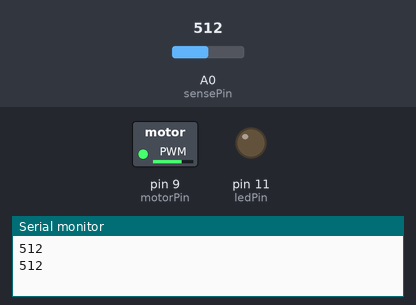
Bench run of a sketch on a simulated Arduino Uno, built with avr-gcc and run on an emulated ATmega328P. On the bench: switched loads named in the sketch (green lamp = pin HIGH), output pins drawn as LEDs (lit = HIGH), the last lines printed to the serial monitor. The inputs (shaded band) are chosen by the test bench; at power-on: A0 (sensePin) = 512.

Above: at 3.3 s.
3.4 s: A0 (sensePin) set to 0
At 4.05 s:
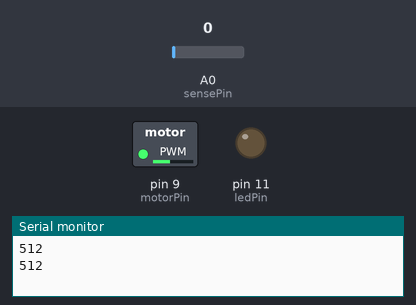
6.9 s: A0 (sensePin) set to 20
At 9.76 s:
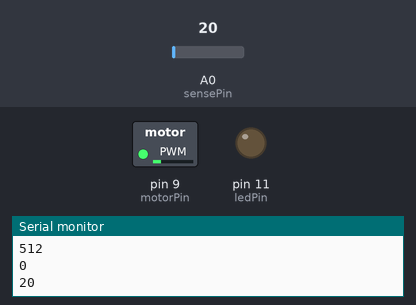
Timing chart, 0 to 39.9 s (numbered marks = the images above; inputs shaded):
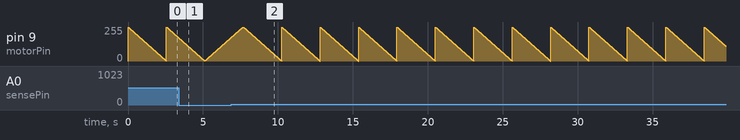

The sketch:

dc.ino
```cpp
//Program by Jeremy Blum
//www.jeremyblum.com
//Test Motor Speed Using a Transistor

//Define Pins
int motorPin = 9;
int sensePin=0;
int ledPin=11;

void setup()
{
  //Set the PWM Motor pin as an output
  pinMode(motorPin, OUTPUT);
  pinMode(ledPin,OUTPUT);
  Serial.begin(9600);

}

void loop()
{
  //Increase Motor Speed from 0 -> 255

  int value=analogRead(sensePin);
  Serial.println(value);
  if(value<10)
  {


    for (int i=0; i<=255; i++)
  {

    analogWrite(motorPin, i);
    delay(10);


  }


  }

  else{
    for(int i=255; i>=0; i--)
  {
    analogWrite(motorPin, i);
    delay(10);

  }

  }
  //Hold it!

  //Decrease Motor Speed from 255 -> 0


}
```
